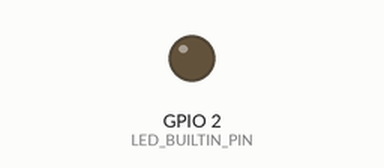
This sketch was run on a simulated ESP32. Shown: output pins drawn as LEDs (lit = HIGH). WiFi joins after 1.5 s; servers stay silent unless stated; uploads are accepted with an empty reply; the local clock reads 2024-03-15 10:24:30 at power-on unless the sketch sets it; what the sketch prints to the serial monitor is not drawn.

Above: at 2.5 s.
At 32.12 s:
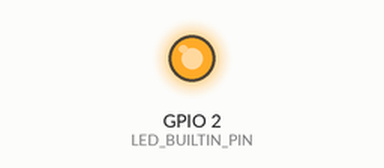
Timing chart, 0 to 41.0 s (numbered marks = the images above):
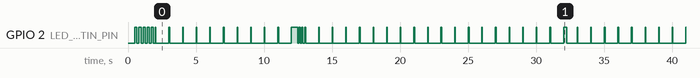

The sketch:

ESP32_Dummy_v1.ino
```cpp
/*
  Paradise ESP32 Dummy Sender — v2.4
  Sends static dummy data matching the agreed schema to AWS DynamoDB every 60 seconds.
  Used by dashboard developer for testing while real site ESP is being repaired.

  NEW IN v2.3:
  - WiFi watchdog: checks connection every 10s, auto-reconnects if dropped
  - NTP retry: retries every 30s until time is synced
  - Remote OTA: checks GitHub every hour for new firmware, auto-downloads and flashes
  - Dual-site: Site 1 uploads at T+10s, Site 2 uploads at T+40s, then every 60s each (30s stagger)
  - Improved LED status patterns (see below)

  LED STATUS (built-in LED GPIO 2 — no extra wiring needed):
  - Fast blink 150ms (startup):   Connecting to WiFi
  - Short flash every 1s:         All good — WiFi connected, uploads OK
  - Double blink every 2s:        WiFi disconnected
  - Slow pulse every 2s:          WiFi OK but last upload failed
  - 3 quick blinks (event):       Upload just succeeded
  - 5 rapid blinks (event):       Upload just failed
  - Rapid blink 50ms:             OTA update flashing in progress

  OTA WORKFLOW:
  1. Edit code, bump FW_VERSION string below to a new value
  2. In VS Code: Ctrl+Alt+B to build
  3. Copy .pio/build/esp32dev/firmware.bin to firmware/paradise-dummy.bin in repo
  4. Update firmware/version.txt to match new FW_VERSION
  5. git add . && git commit && git push
  6. ESP detects new version within 1 hour and self-updates

  SETUP BEFORE FLASHING:
  1. Change WIFI_SSID and WIFI_PASSWORD below to your network
  2. Board: ESP32 Dev Module
  3. Baud rate: 115200

  Libraries required (install via Arduino Library Manager):
  - ArduinoJson (v6)
*/

#include <WiFi.h>
#include <WiFiClientSecure.h>
#include <HTTPClient.h>
#include <ArduinoJson.h>
#include <Update.h>
#include <time.h>

// =====================================================
// ================== CONFIG ===========================
// =====================================================

// WiFi — CHANGE THESE to your network
const char* WIFI_SSID     = "marinewifi";
const char* WIFI_PASSWORD = "roxybaby";
//const char* WIFI_SSID     = "Kishen";
//const char* WIFI_PASSWORD = "12345678";

// Client / site identity
const char* CLIENT_NAME  = "Paradise Resort";
const char* CLIENT_EMAIL = "example@paradise.com";
const char* CLIENT_ID    = "001";
const char* SITE_ID      = "1";
const char* GATEWAY_ID   = "ESP32-DUMMY-001";
const char* FW_VERSION   = "paradise-esp32-dummy-2.4";

// Site 2 identity (same client, different site + gateway)
const char* SITE_ID_S2    = "2";
const char* GATEWAY_ID_S2 = "ESP32-DUMMY-002";
const char* FW_VERSION_S2 = "paradise-esp32-dummy-site2-1.0";

// AWS
const char* SERVER_URL = "https://0nriesk3fl.execute-api.ap-southeast-2.amazonaws.com/dev-esp32/solarv2handler";
const char* API_KEY    = "CcTVhmGC5FJStLooyNgH2fuHecM892Z6cpinehC2";

// OTA — GitHub raw URLs (update branch to main after merging)
const char* OTA_VERSION_URL = "https://raw.githubusercontent.com/kishenkumar92/kk92/claude/refactor-lambda-sorting-UIpKm/firmware/version.txt";
const char* OTA_BIN_URL     = "https://raw.githubusercontent.com/kishenkumar92/kk92/claude/refactor-lambda-sorting-UIpKm/firmware/paradise-dummy.bin";

// Intervals
const uint32_t UPLOAD_INTERVAL_MS   = 60000;    // 60 seconds
const uint32_t WIFI_CHECK_MS        = 10000;    // 10 seconds
const uint32_t NTP_RETRY_MS         = 30000;    // 30 seconds
const uint32_t OTA_CHECK_MS         = 3600000;  // 1 hour

// =====================================================
// ================== LED PIN ==========================
// =====================================================
#define LED_BUILTIN_PIN 2   // WROOM-32 built-in blue LED

// =====================================================
// ================== GLOBALS ==========================
// =====================================================
uint32_t lastUpload       = 0;
uint32_t lastUploadS2     = 0;
uint32_t lastWifiCheck    = 0;
uint32_t lastNTPRetry     = 0;
uint32_t lastOTACheck     = 0;
bool     ntpSynced        = false;
bool     wifiWasConnected = false;
bool     lastUploadOK     = true;   // tracks last upload result for LED status

// =====================================================
// ================== LED HELPERS ======================
// =====================================================
void ledBlink(uint8_t times, uint32_t onMs, uint32_t offMs) {
  for (uint8_t i = 0; i < times; i++) {
    digitalWrite(LED_BUILTIN_PIN, HIGH);
    delay(onMs);
    digitalWrite(LED_BUILTIN_PIN, LOW);
    if (i < times - 1) delay(offMs);
  }
}

void showUploadOK()   { ledBlink(3, 100, 100); }
void showUploadFail() { ledBlink(5,  80,  80); }

// Background LED pattern — call every loop() iteration
// Uses millis() modulo so patterns stay perfectly timed with no extra globals.
void updateStatusLED() {
  uint32_t t = millis();
  bool ledOn = false;

  if (WiFi.status() != WL_CONNECTED) {
    // Double blink every 2s: flash at 0ms and 250ms
    uint32_t pos = t % 2000;
    ledOn = (pos < 100) || (pos >= 250 && pos < 350);
  } else if (!lastUploadOK) {
    // Slow pulse every 2s: 200ms ON then long OFF
    ledOn = (t % 2000) < 200;
  } else {
    // All good: short heartbeat flash every 1s
    ledOn = (t % 1000) < 50;
  }

  digitalWrite(LED_BUILTIN_PIN, ledOn ? HIGH : LOW);
}

// =====================================================
// ================== WIFI =============================
// =====================================================
bool ensureWifi(uint32_t maxWaitMs = 12000) {
  if (WiFi.status() == WL_CONNECTED) return true;

  WiFi.disconnect(true);
  delay(200);
  WiFi.mode(WIFI_STA);
  WiFi.begin(WIFI_SSID, WIFI_PASSWORD);

  uint32_t t0 = millis();
  while (WiFi.status() != WL_CONNECTED && millis() - t0 < maxWaitMs) {
    digitalWrite(LED_BUILTIN_PIN, HIGH); delay(150);
    digitalWrite(LED_BUILTIN_PIN, LOW);  delay(150);
    Serial.print(".");
  }
  Serial.println();
  return WiFi.status() == WL_CONNECTED;
}

// =====================================================
// ================== NTP ==============================
// =====================================================
bool syncNTP() {
  configTime(0, 0, "time.google.com", "pool.ntp.org", "time.nist.gov");
  Serial.print("[NTP] Syncing");

  uint32_t t0 = millis();
  struct tm ti;
  while (!getLocalTime(&ti) || ti.tm_year < (2020 - 1900)) {
    if (millis() - t0 > 10000) {
      Serial.println(" FAILED");
      return false;
    }
    delay(500);
    Serial.print(".");
  }

  ntpSynced = true;
  Serial.printf(" OK (%04d-%02d-%02d %02d:%02d:%02d UTC)\n",
    ti.tm_year + 1900, ti.tm_mon + 1, ti.tm_mday,
    ti.tm_hour, ti.tm_min, ti.tm_sec);
  return true;
}

// =====================================================
// ================== OTA ==============================
// =====================================================
void checkOTA() {
  if (!ensureWifi(8000)) {
    Serial.println("[OTA] No WiFi — skipping check");
    return;
  }

  Serial.println("[OTA] Checking for update...");

  WiFiClientSecure client;
  client.setInsecure();
  HTTPClient http;

  // Step 1: Fetch version.txt
  http.begin(client, OTA_VERSION_URL);
  int code = http.GET();
  if (code != 200) {
    Serial.printf("[OTA] Version check failed (HTTP %d)\n", code);
    http.end();
    return;
  }

  String latestVersion = http.getString();
  latestVersion.trim();
  http.end();

  Serial.printf("[OTA] Current: %s | Latest: %s\n", FW_VERSION, latestVersion.c_str());

  if (latestVersion == FW_VERSION) {
    Serial.println("[OTA] Already up to date");
    return;
  }

  // Step 2: Download and flash new firmware
  Serial.println("[OTA] New version found — downloading firmware...");

  http.begin(client, OTA_BIN_URL);
  http.setTimeout(60000); // 60s timeout for binary download
  code = http.GET();

  if (code != 200) {
    Serial.printf("[OTA] Download failed (HTTP %d)\n", code);
    http.end();
    return;
  }

  int contentLength = http.getSize();
  Serial.printf("[OTA] Firmware size: %d bytes\n", contentLength);

  if (contentLength <= 0) {
    Serial.println("[OTA] Invalid content length — aborting");
    http.end();
    return;
  }

  if (!Update.begin(contentLength)) {
    Serial.printf("[OTA] Not enough space: %s\n", Update.errorString());
    http.end();
    return;
  }

  // Stream binary into flash
  WiFiClient* stream = http.getStreamPtr();
  size_t written = Update.writeStream(*stream);

  if (written != (size_t)contentLength) {
    Serial.printf("[OTA] Write mismatch: %d / %d bytes\n", written, contentLength);
    http.end();
    return;
  }

  if (!Update.end()) {
    Serial.printf("[OTA] Flash failed: %s\n", Update.errorString());
    http.end();
    return;
  }

  http.end();
  Serial.println("[OTA] Update complete — rebooting in 2s...");
  ledBlink(10, 50, 50); // rapid blinks before reboot
  delay(2000);
  ESP.restart();
}

// =====================================================
// ================== AWS POST =========================
// =====================================================
bool postToAWS(const String &payload) {
  if (!ensureWifi()) {
    Serial.println("WiFi not connected — skipping upload");
    return false;
  }

  WiFiClientSecure client;
  client.setInsecure();

  HTTPClient http;
  http.begin(client, SERVER_URL);
  http.addHeader("Content-Type", "application/json");
  http.addHeader("x-api-key", API_KEY);

  int code = http.POST(payload);
  Serial.print("HTTP Response: ");
  Serial.println(code);

  String resp = http.getString();
  if (resp.length()) {
    Serial.print("Server: ");
    Serial.println(resp);
  }

  http.end();

  bool ok = (code >= 200 && code < 300);
  if (ok) showUploadOK();
  else    showUploadFail();

  return ok;
}

// =====================================================
// ================== BUILD PAYLOAD ====================
// =====================================================
String buildPayload() {
  DynamicJsonDocument doc(8192);

  // ---- Client ----
  JsonObject client = doc.createNestedObject("client");
  client["client_name"]  = CLIENT_NAME;
  client["client_email"] = CLIENT_EMAIL;
  client["client_id"]    = CLIENT_ID;
  client["site_id"]      = SITE_ID;

  // ---- Gateway ----
  JsonObject gateway = doc.createNestedObject("gateway");
  gateway["gateway_id"] = GATEWAY_ID;
  gateway["firmware"]   = FW_VERSION;

  // ---- Timestamp — real UTC time in milliseconds ----
  JsonObject ts = doc.createNestedObject("timestamp");
  time_t now = time(nullptr);
  ts["ts_epoch_ms"] = (uint64_t)now * 1000ULL;

  // ---- Meters ----
  // 11, 14, 15 = single tariff  |  12, 13 = dual tariff
  // Each meter includes per-phase voltage (v1/v2/v3), current (i1/i2/i3), freq_hz
  JsonArray meters = doc.createNestedArray("meters");

  JsonObject m11 = meters.createNestedObject();
  m11["slave_id"]  = 11;
  m11["v1"] = 230.50; m11["v2"] = 231.20; m11["v3"] = 229.80;
  m11["i1"] = 6.123;  m11["i2"] = 5.987;  m11["i3"] = 6.234;
  m11["freq_hz"]   = 50.00;
  m11["p_total_w"] = 4200.0;
  m11["kwh_total"] = 1800.0;

  JsonObject m12 = meters.createNestedObject();
  m12["slave_id"]  = 12;
  m12["v1"] = 230.50; m12["v2"] = 231.20; m12["v3"] = 229.80;
  m12["i1"] = 24.150; m12["i2"] = 23.870; m12["i3"] = 24.530;
  m12["freq_hz"]   = 50.00;
  m12["p_total_w"] = 15000.0;
  m12["kwh_total"] = 9500.0;
  JsonObject t12 = m12.createNestedObject("tariff");
  t12["kwh_t1"] = 8000.0;
  t12["kwh_t2"] = 1500.0;

  JsonObject m13 = meters.createNestedObject();
  m13["slave_id"]  = 13;
  m13["v1"] = 230.50; m13["v2"] = 231.20; m13["v3"] = 229.80;
  m13["i1"] = 18.500; m13["i2"] = 18.200; m13["i3"] = 18.800;
  m13["freq_hz"]   = 50.00;
  m13["p_total_w"] = 12000.0;
  m13["kwh_total"] = 7200.0;
  JsonObject t13 = m13.createNestedObject("tariff");
  t13["kwh_t1"] = 6000.0;
  t13["kwh_t2"] = 1200.0;

  JsonObject m14 = meters.createNestedObject();
  m14["slave_id"]  = 14;
  m14["v1"] = 230.50; m14["v2"] = 231.20; m14["v3"] = 229.80;
  m14["i1"] = 5.500;  m14["i2"] = 5.300;  m14["i3"] = 5.700;
  m14["freq_hz"]   = 50.00;
  m14["p_total_w"] = 3800.0;
  m14["kwh_total"] = 2100.0;

  JsonObject m15 = meters.createNestedObject();
  m15["slave_id"]  = 15;
  m15["v1"] = 230.50; m15["v2"] = 231.20; m15["v3"] = 229.80;
  m15["i1"] = 3.600;  m15["i2"] = 3.500;  m15["i3"] = 3.700;
  m15["freq_hz"]   = 50.00;
  m15["p_total_w"] = 2500.0;
  m15["kwh_total"] = 1400.0;

  // ---- Inverters ----
  JsonArray inverters = doc.createNestedArray("inverters");

  JsonObject inv1 = inverters.createNestedObject();
  inv1["slave_id"]          = 1;
  inv1["status"]            = "running";
  inv1["p_total_kw"]        = 38.0;
  JsonArray mppt1 = inv1.createNestedArray("mppt_kw");
  mppt1.add(9.8); mppt1.add(9.5); mppt1.add(9.2); mppt1.add(9.5);
  inv1["battery_soc"]       = 72;
  inv1["battery_current_a"] = 15.5;
  inv1["battery_status"]    = "charging";

  JsonObject inv2 = inverters.createNestedObject();
  inv2["slave_id"]          = 2;
  inv2["status"]            = "running";
  inv2["p_total_kw"]        = 36.0;
  JsonArray mppt2 = inv2.createNestedArray("mppt_kw");
  mppt2.add(9.2); mppt2.add(9.0); mppt2.add(8.8); mppt2.add(9.0);
  inv2["battery_soc"]       = 68;
  inv2["battery_current_a"] = 12.3;
  inv2["battery_status"]    = "charging";

  JsonObject inv3 = inverters.createNestedObject();
  inv3["slave_id"]          = 3;
  inv3["status"]            = "running";
  inv3["p_total_kw"]        = 35.0;
  JsonArray mppt3 = inv3.createNestedArray("mppt_kw");
  mppt3.add(8.8); mppt3.add(8.8); mppt3.add(8.7); mppt3.add(8.7);
  inv3["battery_soc"]       = 65;
  inv3["battery_current_a"] = -5.2;
  inv3["battery_status"]    = "discharging";

  // ---- AC Units ----
  JsonArray ac_units = doc.createNestedArray("ac_units");
  JsonObject ac1 = ac_units.createNestedObject();
  ac1["slave_id"] = 21; ac1["status"] = "ok"; ac1["temperature_c"] = 20;
  JsonObject ac2 = ac_units.createNestedObject();
  ac2["slave_id"] = 22; ac2["status"] = "ok"; ac2["temperature_c"] = 21;

  // ---- Irradiance Meters ----
  JsonArray irradiance = doc.createNestedArray("irradiance_meters");
  JsonObject ir1 = irradiance.createNestedObject();
  ir1["slave_id"] = 30; ir1["irradiance_w_per_m2"] = 700;

  // ---- Generator ----
  JsonObject generator = doc.createNestedObject("generator");
  generator["status"]   = "off";
  generator["relay_on"] = false;

  String out;
  serializeJson(doc, out);
  return out;
}

// =====================================================
// =========== BUILD PAYLOAD — SITE 2 =================
// =====================================================
String buildPayloadSite2() {
  DynamicJsonDocument doc(4096);

  // ---- Client (same client, different site) ----
  JsonObject client = doc.createNestedObject("client");
  client["client_name"]  = CLIENT_NAME;
  client["client_email"] = CLIENT_EMAIL;
  client["client_id"]    = CLIENT_ID;
  client["site_id"]      = SITE_ID_S2;

  // ---- Gateway ----
  JsonObject gateway = doc.createNestedObject("gateway");
  gateway["gateway_id"] = GATEWAY_ID_S2;
  gateway["firmware"]   = FW_VERSION_S2;

  // ---- Timestamp ----
  JsonObject ts = doc.createNestedObject("timestamp");
  time_t now = time(nullptr);
  ts["ts_epoch_ms"] = (uint64_t)now * 1000ULL;

  // ---- Meters (3 of 5: slave 11, 12, 13) ----
  JsonArray meters = doc.createNestedArray("meters");

  JsonObject m11 = meters.createNestedObject();
  m11["slave_id"]  = 11;
  m11["v1"] = 228.40; m11["v2"] = 229.10; m11["v3"] = 227.90;
  m11["i1"] = 3.210;  m11["i2"] = 3.105;  m11["i3"] = 3.320;
  m11["freq_hz"]   = 50.00;
  m11["p_total_w"] = 2100.0;
  m11["kwh_total"] = 920.0;

  JsonObject m12 = meters.createNestedObject();
  m12["slave_id"]  = 12;
  m12["v1"] = 228.40; m12["v2"] = 229.10; m12["v3"] = 227.90;
  m12["i1"] = 12.450; m12["i2"] = 12.110; m12["i3"] = 12.780;
  m12["freq_hz"]   = 50.00;
  m12["p_total_w"] = 7500.0;
  m12["kwh_total"] = 4800.0;
  JsonObject t12 = m12.createNestedObject("tariff");
  t12["kwh_t1"] = 4100.0;
  t12["kwh_t2"] = 700.0;

  JsonObject m13 = meters.createNestedObject();
  m13["slave_id"]  = 13;
  m13["v1"] = 228.40; m13["v2"] = 229.10; m13["v3"] = 227.90;
  m13["i1"] = 9.200;  m13["i2"] = 8.950;  m13["i3"] = 9.410;
  m13["freq_hz"]   = 50.00;
  m13["p_total_w"] = 6000.0;
  m13["kwh_total"] = 3600.0;

  // ---- Inverters (1 of 3: slave 1) ----
  JsonArray inverters = doc.createNestedArray("inverters");

  JsonObject inv1 = inverters.createNestedObject();
  inv1["slave_id"]          = 1;
  inv1["status"]            = "running";
  inv1["p_total_kw"]        = 18.5;
  JsonArray mppt1 = inv1.createNestedArray("mppt_kw");
  mppt1.add(4.8); mppt1.add(4.6); mppt1.add(4.7); mppt1.add(4.4);
  inv1["battery_soc"]       = 58;
  inv1["battery_current_a"] = 8.2;
  inv1["battery_status"]    = "charging";

  // ---- AC Units (1 of 2: slave 21) ----
  JsonArray ac_units = doc.createNestedArray("ac_units");
  JsonObject ac1 = ac_units.createNestedObject();
  ac1["slave_id"] = 21; ac1["status"] = "ok"; ac1["temperature_c"] = 22;

  // ---- Irradiance Meters ----
  JsonArray irradiance = doc.createNestedArray("irradiance_meters");
  JsonObject ir1 = irradiance.createNestedObject();
  ir1["slave_id"] = 30; ir1["irradiance_w_per_m2"] = 650;

  // ---- Generator ----
  JsonObject generator = doc.createNestedObject("generator");
  generator["status"]   = "off";
  generator["relay_on"] = false;

  String out;
  serializeJson(doc, out);
  return out;
}

// =====================================================
// ================== SETUP/LOOP =======================
// =====================================================
void setup() {
  Serial.begin(115200);
  delay(500);

  pinMode(LED_BUILTIN_PIN, OUTPUT);
  digitalWrite(LED_BUILTIN_PIN, LOW);

  Serial.println("=== Paradise ESP32 Dummy Sender v2.4 ===");
  Serial.println("-----------------------------------------");

  Serial.printf("[WiFi] Connecting to: %s\n", WIFI_SSID);
  WiFi.mode(WIFI_STA);
  WiFi.config(INADDR_NONE, INADDR_NONE, INADDR_NONE, IPAddress(8, 8, 8, 8));
  WiFi.begin(WIFI_SSID, WIFI_PASSWORD);

  uint32_t t0 = millis();
  while (WiFi.status() != WL_CONNECTED && millis() - t0 < 15000) {
    digitalWrite(LED_BUILTIN_PIN, HIGH); delay(150);
    digitalWrite(LED_BUILTIN_PIN, LOW);  delay(150);
    Serial.print(".");
  }
  Serial.println();

  if (WiFi.status() == WL_CONNECTED) {
    wifiWasConnected = true;
    Serial.printf("[WiFi] Connected — IP: %s\n", WiFi.localIP().toString().c_str());
    syncNTP();
  } else {
    Serial.println("[WiFi] FAILED — will retry automatically");
  }

  // Site 1: first upload ~10s after boot
  lastUpload   = millis() - UPLOAD_INTERVAL_MS + 10000;
  // Site 2: first upload ~40s after boot (30s after Site 1)
  lastUploadS2 = millis() - UPLOAD_INTERVAL_MS + 40000;

  // First OTA check ~30 seconds after boot
  lastOTACheck = millis() - OTA_CHECK_MS + 30000;

  Serial.println("Setup complete.");
  Serial.println("-----------------------------------------");
}

void loop() {
  uint32_t now = millis();

  // --- Background LED status ---
  updateStatusLED();

  // --- WiFi Watchdog (every 10s) ---
  if (now - lastWifiCheck >= WIFI_CHECK_MS) {
    lastWifiCheck = now;
    bool connected = (WiFi.status() == WL_CONNECTED);

    if (!connected && wifiWasConnected) {
      Serial.println("[WiFi] Connection lost — reconnecting...");
      wifiWasConnected = false;
    }

    if (!connected) {
      if (ensureWifi(8000)) {
        wifiWasConnected = true;
        Serial.printf("[WiFi] Reconnected — IP: %s\n", WiFi.localIP().toString().c_str());
        if (!ntpSynced) syncNTP();
      }
    } else {
      wifiWasConnected = true;
    }
  }

  // --- NTP Retry (every 30s until synced) ---
  if (!ntpSynced && WiFi.status() == WL_CONNECTED && now - lastNTPRetry >= NTP_RETRY_MS) {
    lastNTPRetry = now;
    syncNTP();
  }

  // --- OTA Check (every 1 hour) ---
  if (now - lastOTACheck >= OTA_CHECK_MS) {
    lastOTACheck = now;
    checkOTA();
  }

  // --- Site 1 Upload (every 60s) ---
  if (now - lastUpload >= UPLOAD_INTERVAL_MS) {
    lastUpload = now;
    Serial.println("------------------------------------------------------");
    Serial.println("[Site 1] Building payload...");
    String payload = buildPayload();
    Serial.println("[Site 1] Payload:");
    Serial.println(payload);
    Serial.println("[Site 1] Posting to AWS...");
    bool ok = postToAWS(payload);
    lastUploadOK = ok;
    Serial.println(ok ? "[Site 1] Upload OK" : "[Site 1] Upload FAILED");
  }

  // --- Site 2 Upload (every 60s, staggered 30s after Site 1) ---
  if (now - lastUploadS2 >= UPLOAD_INTERVAL_MS) {
    lastUploadS2 = now;
    Serial.println("------------------------------------------------------");
    Serial.println("[Site 2] Building payload...");
    String payload2 = buildPayloadSite2();
    Serial.println("[Site 2] Payload:");
    Serial.println(payload2);
    Serial.println("[Site 2] Posting to AWS...");
    bool ok2 = postToAWS(payload2);
    if (!ok2) lastUploadOK = false;  // either site failing sets the warning LED
    Serial.println(ok2 ? "[Site 2] Upload OK" : "[Site 2] Upload FAILED");
  }

  delay(20);
}
```

Measured:
- by itself, GPIO 2 (LED_BUILTIN_PIN): HIGH → LOW at 0.66 s, → HIGH 0.15 s later, → LOW 0.15 s later, → HIGH 0.15 s later, … (281 changes in this stretch)
- by itself, everything shown: repeats every 30.0 s, in 62 steps
